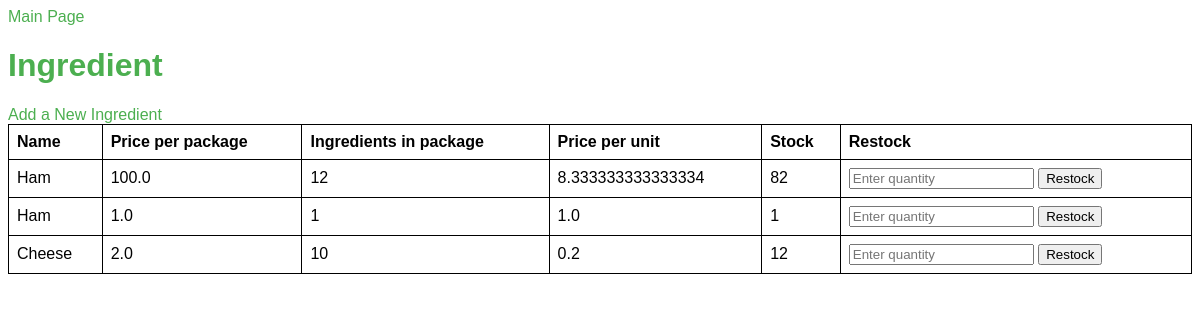
/ingredients, run on the app's committed database.
### backend/app/models/ingredient.py (models this page shows, shortened)
class Ingredient(Base):
    __tablename__ = "ingredients"
    ingredient_id = Column(Integer, primary_key=True, index=True)
    name = Column(String, index=True)
    price_per_package = Column(Float)  # Purchasing price per package
    number_of_units = Column(Integer)  # Number of units in a package
    price_per_unit = Column(Float)  # Purchasing price per unit
    stock_quantity = Column(Integer, default=0)
    ingredient_products = relationship("ProductIngredient", back_populates="ingredient")

### backend/app/services/admin_webpage.py (the view)
@app.route('/ingredients')
def ingredients():
    try:
        ingredients = database.get_all_ingredients(eager_load=True)
        return render_template(INGREDIENTS_TEMPLATE, ingredients=ingredients)
    except Exception as e:
        logging.error(f"Error in ingredients: {e}", exc_info=e)
        return render_template(INGREDIENTS_TEMPLATE, ingredients=[], error_message=str(e))

### backend/app/chame_app/database_instance.py (called while the page is built)
    def get_session(self):
        try:
            return self.SessionLocal()
        except Exception as e:
            raise RuntimeError(f"get_session failed: {e}") from e

    def get_all_ingredients(self, eager_load=False, session=None) -> List[Ingredient]:
        close_session = False
        if session is None:
            session = self.get_session()
            close_session = True
        try:
            query = session.query(Ingredient)
            if eager_load:
                query = query.options(joinedload(Ingredient.ingredient_products).joinedload(ProductIngredient.product))
            ingredients = query.all()
            return ingredients
        except Exception as e:
            raise RuntimeError(f"get_all_ingredients failed (eager_load={eager_load}): {e}") from e
        finally:
            if close_session:
                session.close()

### frontend/admin_webpage/templates/ingredients.html (shortened to what this page needs)
<!DOCTYPE html>
<html lang="en">
<head>
    <link rel="stylesheet" href="{{ url_for('static', filename='css/style.css') }}">
</head>
<body>
    <a href="/">Main Page</a>
    <h1>Ingredient</h1>
    <a href="{{ url_for('add_ingredient') }}">Add a New Ingredient</a>
    <table>
        <thead>
            <tr>
                <th>Name</th>
                <th>Price per package</th>
                <th>Ingredients in package</th>
                <th>Price per unit</th>
                <th>Stock</th>
                <th>Restock</th>
            </tr>
        </thead>
        <tbody>
            {% for ingredient in ingredients %}
                <tr>
                    <td>{{ ingredient.name }}</td>
                    <td>{{ ingredient.price_per_package }}</td>
                    <td>{{ ingredient.number_of_units }}</td>
                    <td>{{ ingredient.price_per_unit }}</td>
                    <td>{{ ingredient.stock_quantity }}</td>
                    <td>
                        <form method="POST" action="/ingredients/restock">
                            <input type="number" name="restock_quantity" min="1" placeholder="Enter quantity" required>
                            <button type="submit">Restock</button>
                        </form>
                    </td>
                </tr>
            {% endfor %}
        </tbody>
    </table>
</body>
</html>

### frontend/admin_webpage/static/css/style.css (style rules this page uses)
body { font-family: Arial, sans-serif; }
h1 { color: #4CAF50; }
table { width: 100%; border-collapse: collapse; }
table, th, td { border: 1px solid black; }
th, td { padding: 8px; text-align: left; }
a { color: #4CAF50; text-decoration: none; }

### data on the page
Ingredient: name "Ham", price_per_package "100.0", number_of_units "12", price_per_unit "8.333333333333334", stock_quantity "82"
Ingredient: name "Ham", price_per_package "1.0", number_of_units "1", price_per_unit "1.0", stock_quantity "1"
Ingredient: name "Cheese", price_per_package "2.0", number_of_units "10", price_per_unit "0.2", stock_quantity "12"
